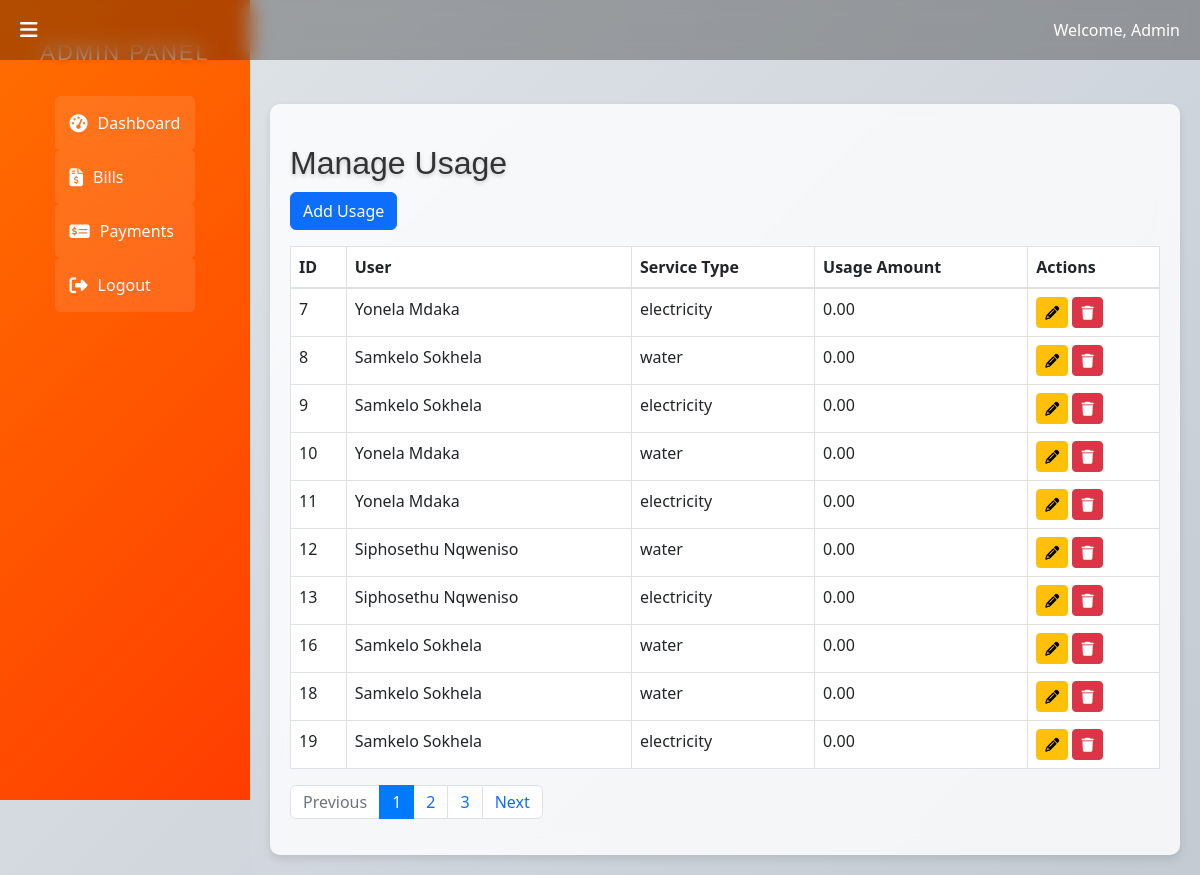
Page /junioradmin/manage_usage.php (signed in) on the committed database.
### tables this page shows
CREATE TABLE `bills` (
  `id` int(11) NOT NULL,
  `resident_id` int(11) NOT NULL,
  `service_type` varchar(255) NOT NULL,
  `amount_due` decimal(10,2) NOT NULL,
  `due_date` date NOT NULL,
  `status` enum('paid','unpaid','overdue') DEFAULT 'unpaid',
  `created_at` timestamp NOT NULL DEFAULT current_timestamp(),
  `usage_amount` decimal(10,2) NOT NULL DEFAULT 0.00
);

CREATE TABLE `users` (
  `id` int(11) NOT NULL,
  `email` varchar(255) NOT NULL,
  `password` varchar(255) NOT NULL,
  `role` varchar(10) NOT NULL DEFAULT 'admin',
  `id_number` varchar(20) DEFAULT NULL,
  `first_name` varchar(50) DEFAULT NULL,
  `last_name` varchar(50) DEFAULT NULL,
  `user_type` enum('residential','commercial','industrial') NOT NULL DEFAULT 'residential',
  `meter_number` varchar(255) NOT NULL,
  `usage_amount` decimal(10,2) DEFAULT 0.00,
  `date_of_birth` date DEFAULT NULL,
  `city` varchar(100) DEFAULT NULL,
  `postcode` varchar(20) DEFAULT NULL,
  `state` varchar(50) DEFAULT NULL
);

### junioradmin/manage_usage.php (the view, shortened to what this page needs)
<?php
$servername = "localhost";
$username = "root";
$password = "";
$dbname = "municipal_billing";
$conn = new mysqli($servername, $username, $password, $dbname);
$limit = 10;
$page = isset($_GET['page']) ? (int)$_GET['page'] : 1;
$offset = ($page - 1) * $limit;
$totalResult = $conn->query("SELECT COUNT(*) as total FROM bills");
$totalRows = $totalResult->fetch_assoc()['total'];
$totalPages = ceil($totalRows / $limit);
$query = $conn->prepare("
    SELECT bills.*, users.first_name, users.last_name
    FROM bills
    JOIN users ON bills.resident_id = users.id
    LIMIT ? OFFSET ?
");
$query->bind_param('ii', $limit, $offset);
$query->execute();
$result = $query->get_result();
?>
<?php include 'includes/header.php'; ?>
<?php include 'includes/navbar.php'; ?>
<div class="main-content">
    <div class="container mt-4">
        <h2>Manage Usage</h2>
        <a href="bills/add_usage.php" class="btn btn-primary mb-3">Add Usage</a>
        <table class="table table-bordered">
            <thead>
                <tr>
                    <th>ID</th>
                    <th>User</th>
                    <th>Service Type</th>
                    <th>Usage Amount</th>
                    <th>Actions</th>
                </tr>
            </thead>
            <tbody>
                <?php while ($row = $result->fetch_assoc()) { ?>
                    <tr>
                        <td><?php echo htmlspecialchars($row['id']); ?></td>
                        <td><?php echo htmlspecialchars($row['first_name'] . ' ' . $row['last_name']); ?></td>
                        <td><?php echo htmlspecialchars($row['service_type']); ?></td>
                        <td><?php echo number_format($row['usage_amount'], 2); ?></td>
                        <td>
                            <a href="bills/edit_bill.php?id=<?php echo htmlspecialchars($row['id']); ?>" class="btn btn-sm btn-warning"><i class="fa fa-pencil-alt" aria-hidden="true"></i></a>
                            <a href="bills/delete_bill.php?id=<?php echo htmlspecialchars($row['id']); ?>" class="btn btn-sm btn-danger"><i class="fa fa-trash" aria-hidden="true"></i></a>
                        </td>
                    </tr>
                <?php } ?>
            </tbody>
        </table>
        <nav aria-label="Page navigation">
            <ul class="pagination">
                <li class="page-item <?php if ($page <= 1) echo 'disabled'; ?>">
                    <a class="page-link" href="?page=<?php echo $page - 1; ?>">Previous</a>
                </li>
                <?php for ($i = 1; $i <= $totalPages; $i++) { ?>
                    <li class="page-item <?php if ($i == $page) echo 'active'; ?>">
                        <a class="page-link" href="?page=<?php echo $i; ?>"><?php echo $i; ?></a>
                    </li>
                <?php } ?>
                <li class="page-item <?php if ($page >= $totalPages) echo 'disabled'; ?>">
                    <a class="page-link" href="?page=<?php echo $page + 1; ?>">Next</a>
                </li>
            </ul>
        </nav>
    </div>
</div>
<?php include 'includes/footer.php'; ?>

### junioradmin/includes/header.php (style rules this page uses)
body { background: linear-gradient(135deg, #e0e5e9, #c2c9d1); background-blend-mode: overlay; display: flex; color: #333; }
.main-content { margin-left: 250px; padding: 80px 20px 20px; transition: margin-left 0.3s ease; width: 100%; position: relative; }
.container { max-width: 1200px; margin: 0 auto; padding: 20px; background: rgba(255, 255, 255, 0.8); border-radius: 10px; box-shadow: 0 4px 8px rgba(0, 0, 0, 0.1); backdrop-filter: blur(10px); transition: box-shadow 0.3s ease; }
.main-content::before { content: ''; position: absolute; top: 0; left: 0; width: 100%; height: 100%; background: rgba(255, 255, 255, 0.1); opacity: 0.2; animation: lighting 2s infinite ease-in-out; z-index: -1; }
h1, h2, h3, h4, h5, h6 { color: #333; font-family: 'Arial', sans-serif; text-shadow: 0 2px 4px rgba(0, 0, 0, 0.2); margin-top: 20px; margin-bottom: 10px; font-weight: normal; }
h2 { font-size: 2rem; }

### rows in the picture
bills: id "7", resident.last_name "Yonela Mdaka", service_type "electricity", usage_amount "0.00"
bills: id "8", resident.last_name "Samkelo Sokhela", service_type "water", usage_amount "0.00"
bills: id "9", resident.last_name "Samkelo Sokhela", service_type "electricity", usage_amount "0.00"
bills: id "10", resident.last_name "Yonela Mdaka", service_type "water", usage_amount "0.00"
bills: id "11", resident.last_name "Yonela Mdaka", service_type "electricity", usage_amount "0.00"
bills: id "12", resident.last_name "Siphosethu Nqweniso", service_type "water", usage_amount "0.00"
bills: id "13", resident.last_name "Siphosethu Nqweniso", service_type "electricity", usage_amount "0.00"
bills: id "16", resident.last_name "Samkelo Sokhela", service_type "water", usage_amount "0.00"
bills: id "18", resident.last_name "Samkelo Sokhela", service_type "water", usage_amount "0.00"
bills: id "19", resident.last_name "Samkelo Sokhela", service_type "electricity", usage_amount "0.00"

### other values in the picture
$loggedInUser "Admin"
